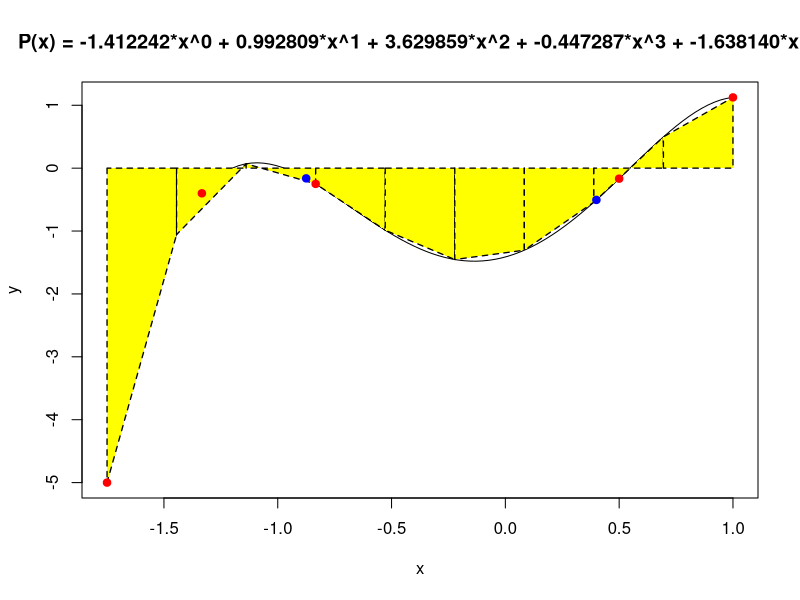

This chart was generated by the following R code:
######################################################################
#Script automatico gerado por ‘trapezium’, software de interpolação #
#e integracao numérica                                              #
######################################################################

#
#Parametros. Devem ser preenchidos pelo software
#

#Nome da figura
nome <- 'saida.png'

#Dados tabelados
x.tab <- c(-1.750000,-1.333333,-0.833333,0.500000,1.000000);
y.tab <- c(-5.000000,-0.400000,-0.250000,-0.166667,1.125000);

#Pontos interpolados, calculados pelo 'trapezium'
x.int <- c(-0.875000,0.400000);
y.int <- c(-0.162440,-0.504903);

# Coeficientes do polinomio interpolador
coef <- c(-1.412242,0.992809,3.629859,-0.447287,-1.638140);

# Numero de pontos da tabela
n.tab <- 5;

# Numero de pontos a interpolar
n.int <- 2;

# Numero de trapezios
n.tpz <- 9

# Titulo
titulo <- 'P(x) = -1.412242*x^0 + 0.992809*x^1 + 3.629859*x^2 + -0.447287*x^3 + -1.638140*x^4'

#
# Esta parte do script deve funcionar desde que os parametros
# acima estejam devidamente preenchidos. E' a parte estatica
# do script. Copiar exatamente desta forma no arquivo de saida.
#

#calcula o valor interpolado para o ponto x
polinomio <- function(x, coef, n){
	resultado <- 0;
	for(i in 1:n){
		resultado <- resultado + coef[i] * (x^(i - 1));
	}
	return(resultado);
}

#
#Aqui começam os comandos para plotar os resultados
#

# Cria o arquivo .png
png(nome);

# Gerando figura com 100 pontos
gap <- (max(x.tab) - min(x.tab)) / 100;
x <- seq(min(x.tab),max(x.tab),gap);
y <- polinomio(x, coef, n.tab);
plot(x,y,type='l', main = titulo);

#Plota os trapezios
h <- (max(x.tab) - min(x.tab)) / n.tpz;
xp <- seq(min(x.tab), max(x.tab), h);
yp <- polinomio(xp, coef, n.tab);
for(i in 1:(n.tpz)){
	polygon(c(xp[i], xp[i], xp[i+1], xp[i+1], xp[i]),c(0, yp[i], yp[i+1], 0, 0),col='yellow', border='black', lty=2, lwd=1.3);
}

#Pontos da tabela
for(i in 1:n.tab){
	points(x.tab[i],y.tab[i],col='red',pch=19);
}

# Pontos interpolados
for(i in 1:n.tab){
	points(x.int[i],y.int[i],col='blue',pch=19);
}

# Encerra a criação do arquivo .png
dev.off();